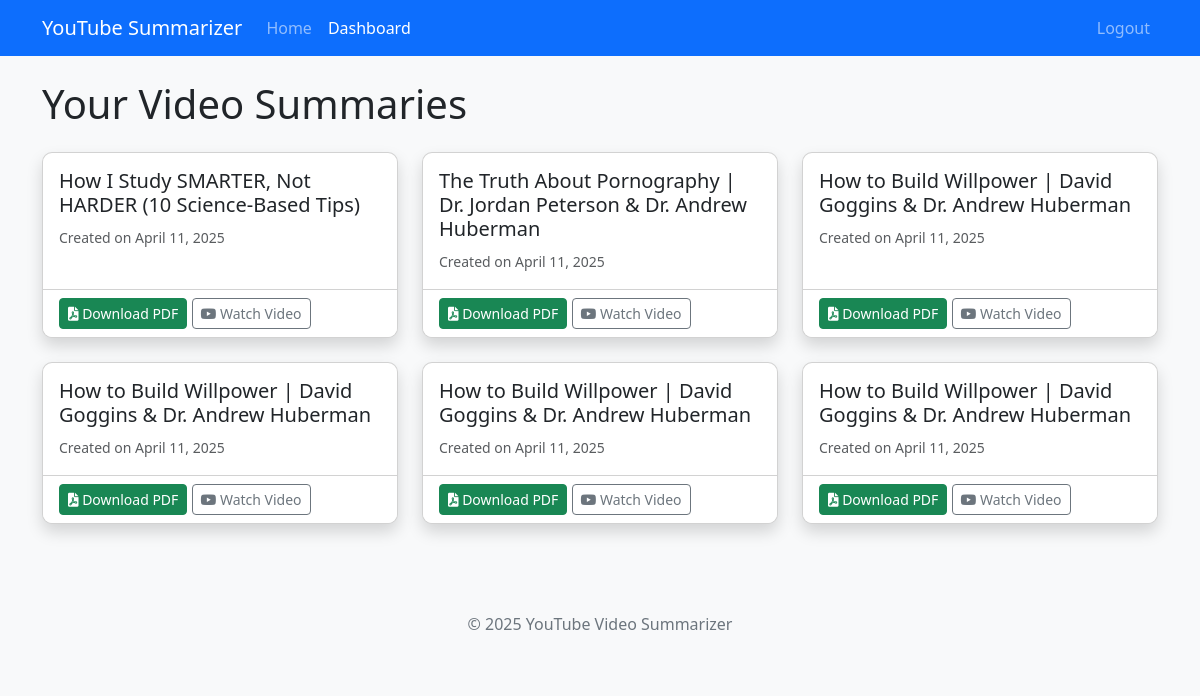
Page /dashboard (signed in) on the earlier database version.
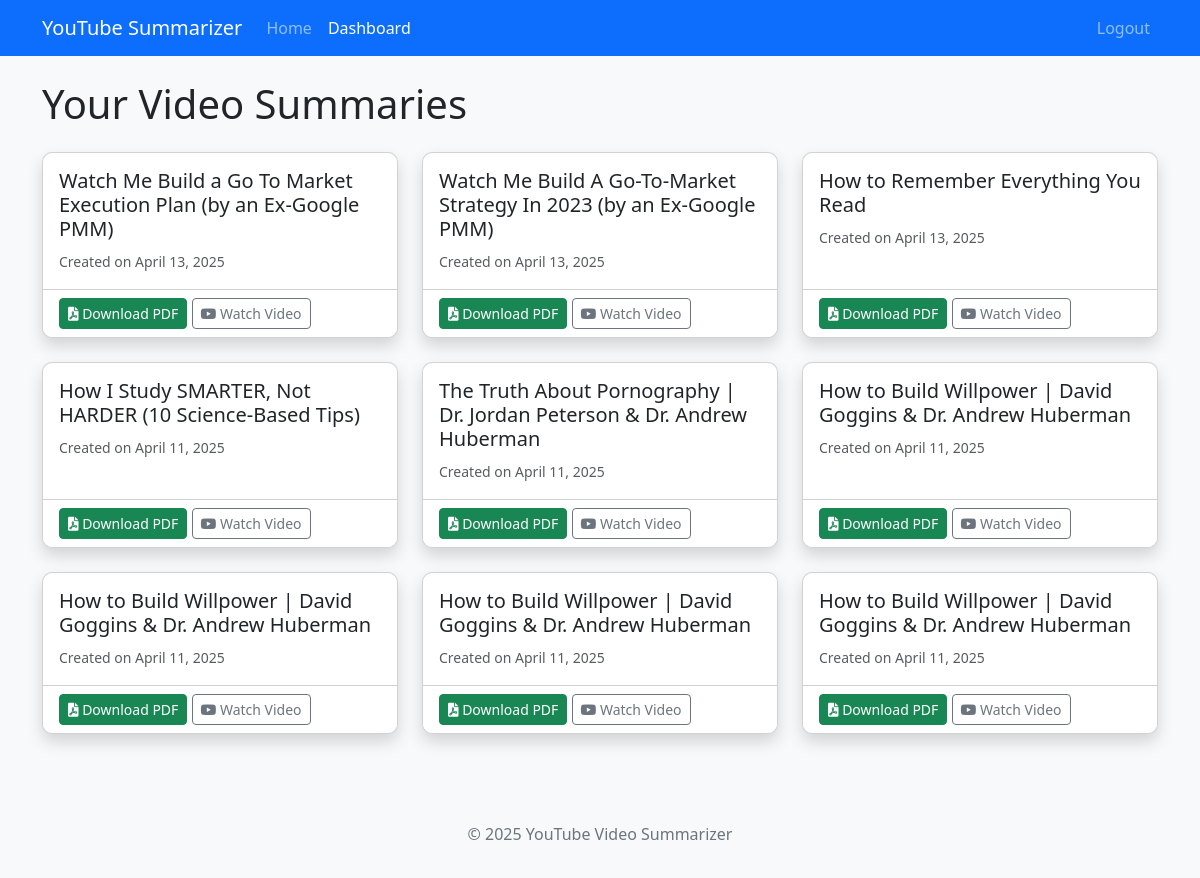
Same page on the later database version.
### models.py (models this page shows, shortened)
class Summary(db.Model):
    id = db.Column(db.Integer, primary_key=True)
    video_id = db.Column(db.String(20), nullable=False)
    video_title = db.Column(db.String(200), nullable=False)
    pdf_filename = db.Column(db.String(100), nullable=False)
    date_created = db.Column(db.DateTime, default=datetime.utcnow)
    user_id = db.Column(db.Integer, db.ForeignKey('user.id'), nullable=False)

### app.py (the view)
@app.route('/dashboard')
@login_required
def dashboard():
    summaries = Summary.query.filter_by(user_id=current_user.id).order_by(Summary.date_created.desc()).all()
    return render_template('dashboard.html', summaries=summaries)

### app.py (called while the page is built)
@login_manager.user_loader
def load_user(user_id):
    return User.query.get(int(user_id))

### templates/dashboard.html (shortened to what this page needs)
<!DOCTYPE html>
<html lang="en">
<head>
    <link href="https://cdn.jsdelivr.net/npm/bootstrap@5.3.0-alpha1/dist/css/bootstrap.min.css" rel="stylesheet">
    <link rel="stylesheet" href="https://cdnjs.cloudflare.com/ajax/libs/font-awesome/6.0.0-beta3/css/all.min.css">
    <link rel="stylesheet" href="{{ url_for('static', filename='css/style.css') }}">
</head>
<body>
    <nav class="navbar navbar-expand-lg navbar-dark bg-primary">
        <div class="container">
            <a class="navbar-brand" href="{{ url_for('home') }}">YouTube Summarizer</a>
            <div class="collapse navbar-collapse" id="navbarNav">
                <ul class="navbar-nav me-auto">
                    <li class="nav-item">
                        <a class="nav-link" href="{{ url_for('home') }}">Home</a>
                    </li>
                    <li class="nav-item">
                        <a class="nav-link active" href="{{ url_for('dashboard') }}">Dashboard</a>
                    </li>
                </ul>
                <div class="navbar-nav">
                    <a class="nav-link" href="{{ url_for('logout') }}">Logout</a>
                </div>
            </div>
        </div>
    </nav>
    <div class="container mt-4">
        <h1 class="mb-4">Your Video Summaries</h1>
        {% if summaries %}
            <div class="row">
                {% for summary in summaries %}
                <div class="col-md-6 col-lg-4 mb-4">
                    <div class="card h-100 shadow">
                        <div class="card-body">
                            <h5 class="card-title">{{ summary.video_title }}</h5>
                            <p class="card-text">
                                <small class="text-muted">Created on {{ summary.date_created.strftime('%B %d, %Y') }}</small>
                            </p>
                        </div>
                        <div class="card-footer bg-white">
                            <a href="{{ url_for('download', filename=summary.pdf_filename) }}" class="btn btn-success btn-sm">
                                <i class="fas fa-file-pdf"></i> Download PDF
                            </a>
                            <a href="https://www.youtube.com/watch?v={{ summary.video_id }}" target="_blank" class="btn btn-outline-secondary btn-sm">
                                <i class="fab fa-youtube"></i> Watch Video
                            </a>
                        </div>
                    </div>
                </div>
                {% endfor %}
            </div>
        {% else %}
            <div class="alert alert-info">
                <p>You haven't created any summaries yet. <a href="{{ url_for('home') }}">Go create one!</a></p>
            </div>
        {% endif %}
    </div>
    <footer class="bg-light py-3 mt-5">
        <div class="container text-center">
            <p>© 2025 YouTube Video Summarizer</p>
        </div>
    </footer>
</body>
</html>

### static/css/style.css (style rules this page uses)
body { background-color: #f8f9fa; font-family: 'Segoe UI', Tahoma, Geneva, Verdana, sans-serif; }
.card { border-radius: 10px; overflow: hidden; }
footer { color: #6c757d; }

Differences in the rows shown:
added Summary: video_title "Watch Me Build a Go To Market Execution Plan (by an Ex-Google PMM)", date_created "April 13, 2025"
added Summary: video_title "Watch Me Build A Go-To-Market Strategy In 2023 (by an Ex-Google PMM)", date_created "April 13, 2025"
added Summary: video_title "How to Remember Everything You Read", date_created "April 13, 2025"
